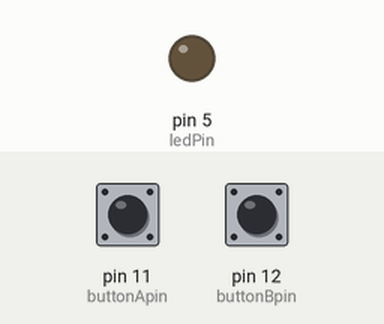
Simulated run of this sketch. Board: Arduino Uno, built with avr-gcc and run on an emulated ATmega328P. Parts: output pins drawn as LEDs (lit = HIGH). The inputs (shaded band) are chosen by the test bench; at power-on: pin 11 (buttonApin) HIGH, pin 12 (buttonBpin) HIGH.

Above: at 1.2 s.
1.3 s: pin 11 (buttonApin) pulled LOW for 0.15 s
At 1.9 s:
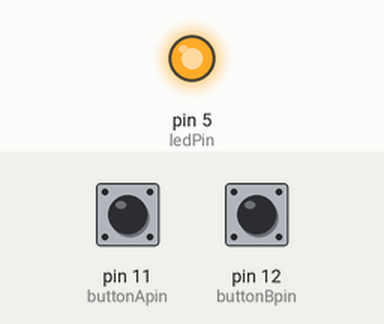
2.9 s: pin 12 (buttonBpin) pulled LOW for 0.15 s
At 4.1 s:
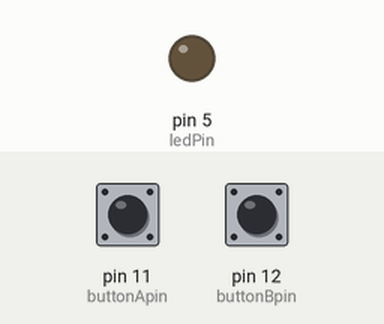
4.5 s: pin 11 (buttonApin) pulled LOW for 1 s
At 5.5 s:
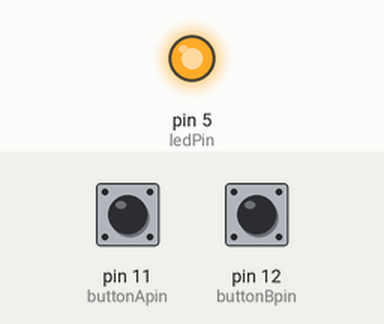
7.0 s: pin 11 (buttonApin) driven LOW and pin 12 (buttonBpin) driven LOW
At 7.7 s:
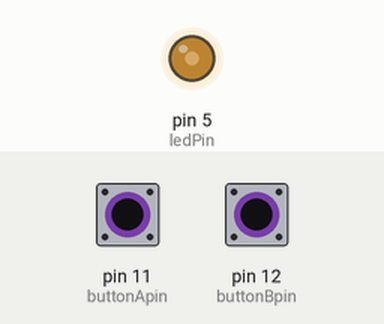
8.5 s: pin 12 (buttonBpin) driven HIGH
At 9.6 s:
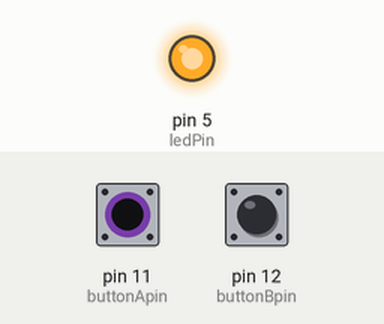
Timing chart, 0 to 11.0 s (numbered marks = the images above; inputs shaded):
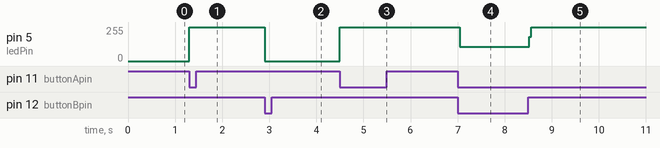

The sketch:

stepA_pushbutton.ino
```cpp
int ledPin = 5;
int buttonApin = 11;
int buttonBpin = 12;

byte leds = 0;

void setup()
{
  pinMode(ledPin, OUTPUT);
  pinMode(buttonApin, INPUT_PULLUP);
  pinMode(buttonBpin, INPUT_PULLUP);
}

void loop()
{
  if (digitalRead(buttonApin) == LOW)
  {
    digitalWrite(ledPin, HIGH);
  }
  if (digitalRead(buttonBpin) == LOW)
  {
    digitalWrite(ledPin, LOW);
  }
}
```

Measured:
- after the input at 1.3 s, pin 5 (ledPin): 0/255 → 255/255 at once
- after the input at 2.9 s, pin 5 (ledPin): 255/255 → 0/255 at once
- after the input at 4.5 s, pin 5 (ledPin): 0/255 → 255/255 at once
- after the input at 7.0 s, pin 5 (ledPin): 255/255 → 108/255 at once
- after the input at 8.5 s, pin 5 (ledPin): 108/255 → 255/255 at once
